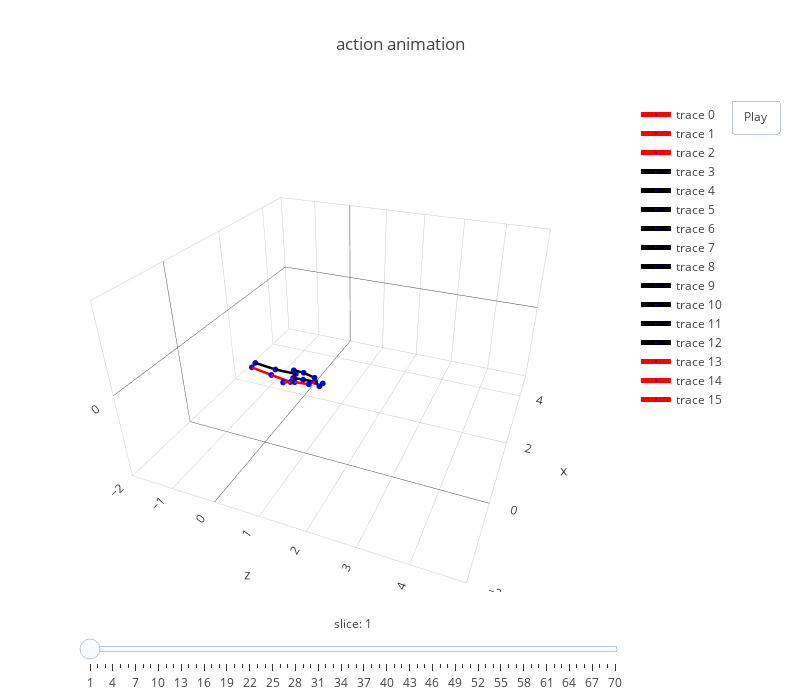

Source (notebook cell):
### Code cell
import plotly
plotly.offline.init_notebook_mode(connected=True)

frames, layout = generate_frames_layout(pos_world[::50], dataset.skeleton(), human36m_kpts_name)
fig = dict(data=get_line_3d_segs(pos_world, 0, dataset.skeleton(), human36m_kpts_name), layout=layout, frames=frames)
plotly.offline.iplot(fig)

### Figure 1 — Plotly figure (JSON) as saved in the notebook; plotly's stock layout.template omitted (floating-point values rounded to 4 significant figures)
{"data": [{"line": {"color": "red", "width": 5}, "marker": {"color": "blue", "size": 2}, "text": ["RHip"], "type": "scatter3d", "uid": "9b63f1a4-7c8a-4930-98e6-4b91a7e13517", "x": [-0.3656, -0.2336], "y": [0.05241, 0.06671], "z": [0.9432, 0.9359]}, {"line": {"color": "red", "width": 5}, "marker": {"color": "blue", "size": 2}, "text": ["RKnee"], "type": "scatter3d", "uid": "90ee0081-2e38-4810-ab0f-5f51cee396a5", "x": [-0.3319, -0.3656], "y": [0.09018, 0.05241], "z": [0.5032, 0.9432]}, {"line": {"color": "red", "width": 5}, "marker": {"color": "blue", "size": 2}, "text": ["RAnkle"], "type": "scatter3d", "uid": "e9683d68-3d93-4208-b733-c1b5bfa22999", "x": [-0.3128, -0.3319], "y": [0.153, 0.09018], "z": [0.05375, 0.5032]}, {"line": {"color": "black", "width": 5}, "marker": {"color": "blue", "size": 2}, "text": ["LHip"], "type": "scatter3d", "uid": "bf6008f8-f6ff-474f-925c-5e8260860301", "x": [-0.1016, -0.2336], "y": [0.081, 0.06671], "z": [0.9285, 0.9359]}, {"line": {"color": "black", "width": 5}, "marker": {"color": "blue", "size": 2}, "text": ["LKnee"], "type": "scatter3d", "uid": "b13c8d86-209d-47fb-8f2d-13e903c58be4", "x": [-0.1302, -0.1016], "y": [0.09801, 0.081], "z": [0.4869, 0.9285]}, {"line": {"color": "black", "width": 5}, "marker": {"color": "blue", "size": 2}, "text": ["LAnkle"], "type": "scatter3d", "uid": "9cc9f576-01c1-481b-bc0a-413b48bd10c8", "x": [-0.1496, -0.1302], "y": [0.1607, 0.09801], "z": [0.03746, 0.4869]}, {"line": {"color": "black", "width": 5}, "marker": {"color": "blue", "size": 2}, "text": ["Spine1"], "type": "scatter3d", "uid": "2f814891-1ad4-4a21-ac28-de658a9069bb", "x": [-0.2503, -0.2336], "y": [0.09349, 0.06671], "z": [1.167, 0.9359]}, {"line": {"color": "black", "width": 5}, "marker": {"color": "blue", "size": 2}, "text": ["Neck"], "type": "scatter3d", "uid": "59e8234b-a475-4ae2-8b02-e1361a9b6a8a", "x": [-0.244, -0.2503], "y": [0.1011, 0.09349], "z": [1.424, 1.167]}, {"line": {"color": "black", "width": 5}, "marker": {"color": "blue", "size": 2}, "text": ["Head"], "type": "scatter3d", "uid": "dc55fa9e-b96f-4abf-a5cb-7c3a3c5449d7", "x": [-0.2734, -0.244], "y": [0.04165, 0.1011], "z": [1.525, 1.424]}, {"line": {"color": "black", "width": 5}, "marker": {"color": "blue", "size": 2}, "text": ["Site"], "type": "scatter3d", "uid": "108f695b-a700-4dd4-ba2e-81257e818373", "x": [-0.2774, -0.2734], "y": [0.1276, 0.04165], "z": [1.602, 1.525]}, {"line": {"color": "black", "width": 5}, "marker": {"color": "blue", "size": 2}, "text": ["LShoulder"], "type": "scatter3d", "uid": "f1f526c7-e6c9-4f1a-a33f-6d33b18159f0", "x": [-0.1138, -0.244], "y": [0.1012, 0.1011], "z": [1.347, 1.424]}, {"line": {"color": "black", "width": 5}, "marker": {"color": "blue", "size": 2}, "text": ["LElbow"], "type": "scatter3d", "uid": "cd1baeb1-2749-4e25-b9ad-a6f03edd79af", "x": [-0.04575, -0.1138], "y": [0.111, 0.1012], "z": [1.077, 1.347]}, {"line": {"color": "black", "width": 5}, "marker": {"color": "blue", "size": 2}, "text": ["LWrist"], "type": "scatter3d", "uid": "317710eb-b782-4ac5-b12b-587fb63efa69", "x": [0.002292, -0.04575], "y": [0.08413, 0.111], "z": [0.8315, 1.077]}, {"line": {"color": "red", "width": 5}, "marker": {"color": "blue", "size": 2}, "text": ["RShoulder"], "type": "scatter3d", "uid": "f632c4c5-142a-408d-b844-2c36df97d0fa", "x": [-0.3758, -0.244], "y": [0.1056, 0.1011], "z": [1.35, 1.424]}, {"line": {"color": "red", "width": 5}, "marker": {"color": "blue", "size": 2}, "text": ["RElbow"], "type": "scatter3d", "uid": "0d5cad3a-9ab7-4120-9c25-48878bb17eb0", "x": [-0.4407, -0.3758], "y": [0.1293, 0.1056], "z": [1.08, 1.35]}, {"line": {"color": "red", "width": 5}, "marker": {"color": "blue", "size": 2}, "text": ["RWrist"], "type": "scatter3d", "uid": "1268124d-572a-4f3d-bc3e-1fcf10a45fb2", "x": [-0.4623, -0.4407], "y": [0.07624, 0.1293], "z": [0.8352, 1.08]}, {"line": {"color": "#1f77b4", "width": 1}, "marker": {"color": "#1f77b4", "size": 1}, "type": "scatter3d", "uid": "82d45a27-e934-4444-84d0-2a407cd1d268", "x": [], "y": [], "z": []}], "layout": {"autosize": false, "height": 700, "scene": {"aspectratio": {"x": 1.167, "y": 0.6667, "z": 1.167}, "camera": {"eye": {"x": -1.743, "y": 1.071, "z": 0.71}, "up": {"x": 0, "y": 1, "z": 0}}, "xaxis": {"range": [-2, 5]}, "yaxis": {"range": [-2, 2]}, "zaxis": {"range": [-2, 5]}}, "sliders": [{"currentvalue": {"font": {"size": 12}, "prefix": "slice: ", "visible": true, "xanchor": "center"}, "len": 1, "steps": [{"args": [["frame1"], {"frame": {"duration": 70, "redraw": true}, "mode": "immediate", "transition": {"duration": 0}}], "label": "1", "method": "animate"}, {"args": [["frame2"], {"frame": {"duration": 70, "redraw": true}, "mode": "immediate", "transition": {"duration": 0}}], "label": "2", "method": "animate"}, {"args": [["frame3"], {"frame": {"duration": 70, "redraw": true}, "mode": "immediate", "transition": {"duration": 0}}], "label": "3", "method": "animate"}, {"args": [["frame4"], {"frame": {"duration": 70, "redraw": true}, "mode": "immediate", "transition": {"duration": 0}}], "label": "4", "method": "animate"}, {"args": [["frame5"], {"frame": {"duration": 70, "redraw": true}, "mode": "immediate", "transition": {"duration": 0}}], "label": "5", "method": "animate"}, {"args": [["frame6"], {"frame": {"duration": 70, "redraw": true}, "mode": "immediate", "transition": {"duration": 0}}], "label": "6", "method": "animate"}, {"args": [["frame7"], {"frame": {"duration": 70, "redraw": true}, "mode": "immediate", "transition": {"duration": 0}}], "label": "7", "method": "animate"}, {"args": [["frame8"], {"frame": {"duration": 70, "redraw": true}, "mode": "immediate", "transition": {"duration": 0}}], "label": "8", "method": "animate"}, {"args": [["frame9"], {"frame": {"duration": 70, "redraw": true}, "mode": "immediate", "transition": {"duration": 0}}], "label": "9", "method": "animate"}, {"args": [["frame10"], {"frame": {"duration": 70, "redraw": true}, "mode": "immediate", "transition": {"duration": 0}}], "label": "10", "method": "animate"}, {"args": [["frame11"], {"frame": {"duration": 70, "redraw": true}, "mode": "immediate", "transition": {"duration": 0}}], "label": "11", "method": "animate"}, {"args": [["frame12"], {"frame": {"duration": 70, "redraw": true}, "mode": "immediate", "transition": {"duration": 0}}], "label": "12", "method": "animate"}, {"args": [["frame13"], {"frame": {"duration": 70, "redraw": true}, "mode": "immediate", "transition": {"duration": 0}}], "label": "13", "method": "animate"}, {"args": [["frame14"], {"frame": {"duration": 70, "redraw": true}, "mode": "immediate", "transition": {"duration": 0}}], "label": "14", "method": "animate"}, {"args": [["frame15"], {"frame": {"duration": 70, "redraw": true}, "mode": "immediate", "transition": {"duration": 0}}], "label": "15", "method": "animate"}, {"args": [["frame16"], {"frame": {"duration": 70, "redraw": true}, "mode": "immediate", "transition": {"duration": 0}}], "label": "16", "method": "animate"}, {"args": [["frame17"], {"frame": {"duration": 70, "redraw": true}, "mode": "immediate", "transition": {"duration": 0}}], "label": "17", "method": "animate"}, {"args": [["frame18"], {"frame": {"duration": 70, "redraw": true}, "mode": "immediate", "transition": {"duration": 0}}], "label": "18", "method": "animate"}, {"args": [["frame19"], {"frame": {"duration": 70, "redraw": true}, "mode": "immediate", "transition": {"duration": 0}}], "label": "19", "method": "animate"}, {"args": [["frame20"], {"frame": {"duration": 70, "redraw": true}, "mode": "immediate", "transition": {"duration": 0}}], "label": "20", "method": "animate"}, {"args": [["frame21"], {"frame": {"duration": 70, "redraw": true}, "mode": "immediate", "transition": {"duration": 0}}], "label": "21", "method": "animate"}, {"args": [["frame22"], {"frame": {"duration": 70, "redraw": true}, "mode": "immediate", "transition": {"duration": 0}}], "label": "22", "method": "animate"}, {"args": [["frame23"], {"frame": {"duration": 70, "redraw": true}, "mode": "immediate", "transition": {"duration": 0}}], "label": "23", "method": "animate"}, {"args": [["frame24"], {"frame": {"duration": 70, "redraw": true}, "mode": "immediate", "transition": {"duration": 0}}], "label": "24", "method": "animate"}, {"args": [["frame25"], {"frame": {"duration": 70, "redraw": true}, "mode": "immediate", "transition": {"duration": 0}}], "label": "25", "method": "animate"}, {"args": [["frame26"], {"frame": {"duration": 70, "redraw": true}, "mode": "immediate", "transition": {"duration": 0}}], "label": "26", "method": "animate"}, {"args": [["frame27"], {"frame": {"duration": 70, "redraw": true}, "mode": "immediate", "transition": {"duration": 0}}], "label": "27", "method": "animate"}, {"args": [["frame28"], {"frame": {"duration": 70, "redraw": true}, "mode": "immediate", "transition": {"duration": 0}}], "label": "28", "method": "animate"}, {"args": [["frame29"], {"frame": {"duration": 70, "redraw": true}, "mode": "immediate", "transition": {"duration": 0}}], "label": "29", "method": "animate"}, {"args": [["frame30"], {"frame": {"duration": 70, "redraw": true}, "mode": "immediate", "transition": {"duration": 0}}], "label": "30", "method": "animate"}, {"args": [["frame31"], {"frame": {"duration": 70, "redraw": true}, "mode": "immediate", "transition": {"duration": 0}}], "label": "31", "method": "animate"}, {"args": [["frame32"], {"frame": {"duration": 70, "redraw": true}, "mode": "immediate", "transition": {"duration": 0}}], "label": "32", "method": "animate"}, {"args": [["frame33"], {"frame": {"duration": 70, "redraw": true}, "mode": "immediate", "transition": {"duration": 0}}], "label": "33", "method": "animate"}, {"args": [["frame34"], {"frame": {"duration": 70, "redraw": true}, "mode": "immediate", "transition": {"duration": 0}}], "label": "34", "method": "animate"}, {"args": [["frame35"], {"frame": {"duration": 70, "redraw": true}, "mode": "immediate", "transition": {"duration": 0}}], "label": "35", "method": "animate"}, {"args": [["frame36"], {"frame": {"duration": 70, "redraw": true}, "mode": "immediate", "transition": {"duration": 0}}], "label": "36", "method": "animate"}, {"args": [["frame37"], {"frame": {"duration": 70, "redraw": true}, "mode": "immediate", "transition": {"duration": 0}}], "label": "37", "method": "animate"}, {"args": [["frame38"], {"frame": {"duration": 70, "redraw": true}, "mode": "immediate", "transition": {"duration": 0}}], "label": "38", "method": "animate"}, {"args": [["frame39"], {"frame": {"duration": 70, "redraw": true}, "mode": "immediate", "transition": {"duration": 0}}], "label": "39", "method": "animate"}, {"args": [["frame40"], {"frame": {"duration": 70, "redraw": true}, "mode": "immediate", "transition": {"duration": 0}}], "label": "40", "method": "animate"}, {"args": [["frame41"], {"frame": {"duration": 70, "redraw": true}, "mode": "immediate", "transition": {"duration": 0}}], "label": "41", "method": "animate"}, {"args": [["frame42"], {"frame": {"duration": 70, "redraw": true}, "mode": "immediate", "transition": {"duration": 0}}], "label": "42", "method": "animate"}, {"args": [["frame43"], {"frame": {"duration": 70, "redraw": true}, "mode": "immediate", "transition": {"duration": 0}}], "label": "43", "method": "animate"}, {"args": [["frame44"], {"frame": {"duration": 70, "redraw": true}, "mode": "immediate", "transition": {"duration": 0}}], "label": "44", "method": "animate"}, {"args": [["frame45"], {"frame": {"duration": 70, "redraw": true}, "mode": "immediate", "transition": {"duration": 0}}], "label": "45", "method": "animate"}, {"args": [["frame46"], {"frame": {"duration": 70, "redraw": true}, "mode": "immediate", "transition": {"duration": 0}}], "label": "46", "method": "animate"}, {"args": [["frame47"], {"frame": {"duration": 70, "redraw": true}, "mode": "immediate", "transition": {"duration": 0}}], "label": "47", "method": "animate"}, {"args": [["frame48"], {"frame": {"duration": 70, "redraw": true}, "mode": "immediate", "transition": {"duration": 0}}], "label": "48", "method": "animate"}, {"args": [["frame49"], {"frame": {"duration": 70, "redraw": true}, "mode": "immediate", "transition": {"duration": 0}}], "label": "49", "method": "animate"}, {"args": [["frame50"], {"frame": {"duration": 70, "redraw": true}, "mode": "immediate", "transition": {"duration": 0}}], "label": "50", "method": "animate"}, {"args": [["frame51"], {"frame": {"duration": 70, "redraw": true}, "mode": "immediate", "transition": {"duration": 0}}], "label": "51", "method": "animate"}, {"args": [["frame52"], {"frame": {"duration": 70, "redraw": true}, "mode": "immediate", "transition": {"duration": 0}}], "label": "52", "method": "animate"}, {"args": [["frame53"], {"frame": {"duration": 70, "redraw": true}, "mode": "immediate", "transition": {"duration": 0}}], "label": "53", "method": "animate"}, {"args": [["frame54"], {"frame": {"duration": 70, "redraw": true}, "mode": "immediate", "transition": {"duration": 0}}], "label": "54", "method": "animate"}, {"args": [["frame55"], {"frame": {"duration": 70, "redraw": true}, "mode": "immediate", "transition": {"duration": 0}}], "label": "55", "method": "animate"}, {"args": [["frame56"], {"frame": {"duration": 70, "redraw": true}, "mode": "immediate", "transition": {"duration": 0}}], "label": "56", "method": "animate"}, {"args": [["frame57"], {"frame": {"duration": 70, "redraw": true}, "mode": "immediate", "transition": {"duration": 0}}], "label": "57", "method": "animate"}, {"args": [["frame58"], {"frame": {"duration": 70, "redraw": true}, "mode": "immediate", "transition": {"duration": 0}}], "label": "58", "method": "animate"}, {"args": [["frame59"], {"frame": {"duration": 70, "redraw": true}, "mode": "immediate", "transition": {"duration": 0}}], "label": "59", "method": "animate"}, {"args": [["frame60"], {"frame": {"duration": 70, "redraw": true}, "mode": "immediate", "transition": {"duration": 0}}], "label": "60", "method": "animate"}, {"args": [["frame61"], {"frame": {"duration": 70, "redraw": true}, "mode": "immediate", "transition": {"duration": 0}}], "label": "61", "method": "animate"}, {"args": [["frame62"], {"frame": {"duration": 70, "redraw": true}, "mode": "immediate", "transition": {"duration": 0}}], "label": "62", "method": "animate"}, {"args": [["frame63"], {"frame": {"duration": 70, "redraw": true}, "mode": "immediate", "transition": {"duration": 0}}], "label": "63", "method": "animate"}, {"args": [["frame64"], {"frame": {"duration": 70, "redraw": true}, "mode": "immediate", "transition": {"duration": 0}}], "label": "64", "method": "animate"}, {"args": [["frame65"], {"frame": {"duration": 70, "redraw": true}, "mode": "immediate", "transition": {"duration": 0}}], "label": "65", "method": "animate"}, {"args": [["frame66"], {"frame": {"duration": 70, "redraw": true}, "mode": "immediate", "transition": {"duration": 0}}], "label": "66", "method": "animate"}, {"args": [["frame67"], {"frame": {"duration": 70, "redraw": true}, "mode": "immediate", "transition": {"duration": 0}}], "label": "67", "method": "animate"}, {"args": [["frame68"], {"frame": {"duration": 70, "redraw": true}, "mode": "immediate", "transition": {"duration": 0}}], "label": "68", "method": "animate"}, {"args": [["frame69"], {"frame": {"duration": 70, "redraw": true}, "mode": "immediate", "transition": {"duration": 0}}], "label": "69", "method": "animate"}, {"args": [["frame70"], {"frame": {"duration": 70, "redraw": true}, "mode": "immediate", "transition": {"duration": 0}}], "label": "70", "method": "animate"}], "transition": {"duration": 0}, "x": 0, "y": 0}], "title": {"text": "action animation"}, "updatemenus": [{"buttons": [{"args": [null], "label": "Play", "method": "animate"}], "pad": {"r": 10, "t": 0}, "showactive": false, "type": "buttons", "x": 1.3, "xanchor": "right", "y": 1, "yanchor": "top"}], "width": 800}}
